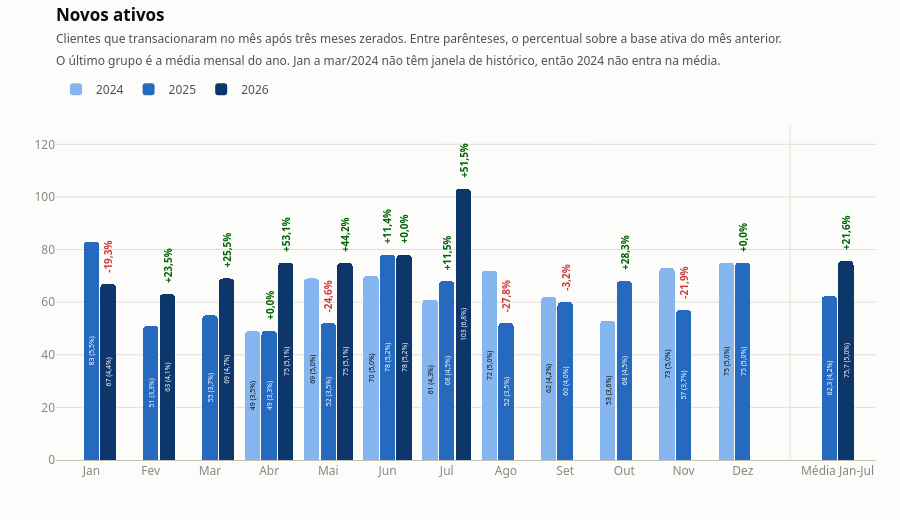

The cell this chart's notebook holds for it:
### Markdown cell above
### 4.2 Novos ativos

### Code cell
# -----------------------------------------------------------------------------
# 4.2 Novos ativos
# -----------------------------------------------------------------------------
# Dentro da coluna: o total do mes e, entre parenteses, o indicador dividido pela
# base ativa do mes ANTERIOR. O ultimo grupo traz a MEDIA mensal do ano ate o
# ultimo mes fechado do ano mais recente - por ser media, fica na mesma escala
# das colunas mensais e o grafico mantem um unico eixo.
# Jan a mar/2024 nao tem os 3 meses de historico que a regra exige e ficam
# fora do grafico; por isso a media de 2024 tambem nao e calculada.

matriz_novos_ativos = matriz_ano_mes(df, "flag_novo_ativo", desde=df["periodo"].min() + 3)
taxa_novos_ativos = matriz_taxa(matriz_novos_ativos, BASE_MENSAL)
media_novos_ativos, media_taxa_novos_ativos, janela_novos_ativos = media_ytd(matriz_novos_ativos, BASE_MENSAL)
rotulo_novos_ativos = f"Média Jan-{MESES_PT[janela_novos_ativos[-1] - 1]}"

fig_novos_ativos = grafico_colunas_ano(
    matriz_novos_ativos, paleta="azul",
    titulo="Novos ativos",
    subtitulo="Clientes que transacionaram no mês após três meses zerados. Entre parênteses, o percentual sobre a base ativa do mês anterior.<br>O último grupo é a média mensal do ano. Jan a mar/2024 não têm janela de histórico, então 2024 não entra na média.",
    taxa=taxa_novos_ativos, ytd=media_novos_ativos, ytd_taxa=media_taxa_novos_ativos,
    rotulo_ytd=rotulo_novos_ativos, alta_e_boa=True)

print("Novos ativos por ano e mês:")
print(tabela_apoio(matriz_novos_ativos, media_novos_ativos, taxa_novos_ativos, media_taxa_novos_ativos,
                   rotulo_ytd=rotulo_novos_ativos))

fig_novos_ativos

### Figure 1 — Plotly figure (JSON) as saved in the notebook; plotly's stock layout.template omitted (floating-point values rounded to 4 significant figures)
{"data": [{"cliponaxis": false, "customdata": [["Jan", 2024], ["Fev", 2024], ["Mar", 2024], ["Abr", 2024], ["Mai", 2024], ["Jun", 2024], ["Jul", 2024], ["Ago", 2024], ["Set", 2024], ["Out", 2024], ["Nov", 2024], ["Dez", 2024]], "hovertemplate": "<b>%{customdata[0]}/%{customdata[1]}</b><br>%{y:,.0f}<extra></extra>", "insidetextanchor": "middle", "marker": {"color": "#86b6ef", "cornerradius": 4, "line": {"width": 0}}, "name": "2024", "text": ["", "", "", "49 (3,5%)", "69 (5,0%)", "70 (5,0%)", "61 (4,3%)", "72 (5,0%)", "62 (4,2%)", "53 (3,6%)", "73 (5,0%)", "75 (5,0%)"], "textangle": -90, "textfont": {"color": "#0b0b0b", "size": 11}, "textposition": "inside", "type": "bar", "width": 0.26, "x": [-0.28, 0.72, 1.72, 2.72, 3.72, 4.72, 5.72, 6.72, 7.72, 8.72, 9.72, 10.72], "y": [NaN, NaN, NaN, 49.0, 69.0, 70.0, 61.0, 72.0, 62.0, 53.0, 73.0, 75.0]}, {"cliponaxis": false, "customdata": [["Jan", 2025], ["Fev", 2025], ["Mar", 2025], ["Abr", 2025], ["Mai", 2025], ["Jun", 2025], ["Jul", 2025], ["Ago", 2025], ["Set", 2025], ["Out", 2025], ["Nov", 2025], ["Dez", 2025]], "hovertemplate": "<b>%{customdata[0]}/%{customdata[1]}</b><br>%{y:,.0f}<extra></extra>", "insidetextanchor": "middle", "marker": {"color": "#256abf", "cornerradius": 4, "line": {"width": 0}}, "name": "2025", "text": ["83 (5,5%)", "51 (3,3%)", "55 (3,7%)", "49 (3,3%)", "52 (3,5%)", "78 (5,2%)", "68 (4,5%)", "52 (3,5%)", "60 (4,0%)", "68 (4,5%)", "57 (3,7%)", "75 (5,0%)"], "textangle": -90, "textfont": {"color": "#ffffff", "size": 11}, "textposition": "inside", "type": "bar", "width": 0.26, "x": [0, 1, 2, 3, 4, 5, 6, 7, 8, 9, 10, 11], "y": [83.0, 51.0, 55.0, 49.0, 52.0, 78.0, 68.0, 52.0, 60.0, 68.0, 57.0, 75.0]}, {"cliponaxis": false, "hovertemplate": "<b>Média Jan-Jul 2025</b><br>%{y:,.1f}<extra></extra>", "insidetextanchor": "middle", "marker": {"color": "#256abf", "cornerradius": 4, "line": {"width": 0}}, "name": "2025", "showlegend": false, "text": ["62,3 (4,2%)"], "textangle": -90, "textfont": {"color": "#ffffff", "size": 11}, "textposition": "inside", "type": "bar", "width": 0.26, "x": [12.46], "y": [62.29]}, {"cliponaxis": false, "customdata": [["Jan", 2026], ["Fev", 2026], ["Mar", 2026], ["Abr", 2026], ["Mai", 2026], ["Jun", 2026], ["Jul", 2026], ["Ago", 2026], ["Set", 2026], ["Out", 2026], ["Nov", 2026], ["Dez", 2026]], "hovertemplate": "<b>%{customdata[0]}/%{customdata[1]}</b><br>%{y:,.0f}<extra></extra>", "insidetextanchor": "middle", "marker": {"color": "#0d366b", "cornerradius": 4, "line": {"width": 0}}, "name": "2026", "text": ["67 (4,4%)", "63 (4,1%)", "69 (4,7%)", "75 (5,1%)", "75 (5,1%)", "78 (5,2%)", "103 (6,8%)", "", "", "", "", ""], "textangle": -90, "textfont": {"color": "#ffffff", "size": 11}, "textposition": "inside", "type": "bar", "width": 0.26, "x": [0.28, 1.28, 2.28, 3.28, 4.28, 5.28, 6.28, 7.28, 8.28, 9.28, 10.28, 11.28], "y": [67.0, 63.0, 69.0, 75.0, 75.0, 78.0, 103.0, NaN, NaN, NaN, NaN, NaN]}, {"cliponaxis": false, "hovertemplate": "<b>Média Jan-Jul 2026</b><br>%{y:,.1f}<extra></extra>", "insidetextanchor": "middle", "marker": {"color": "#0d366b", "cornerradius": 4, "line": {"width": 0}}, "name": "2026", "showlegend": false, "text": ["75,7 (5,0%)"], "textangle": -90, "textfont": {"color": "#ffffff", "size": 11}, "textposition": "inside", "type": "bar", "width": 0.26, "x": [12.74], "y": [75.71]}], "layout": {"annotations": [{"font": {"color": "#006300", "size": 10}, "showarrow": false, "text": "<b>+0,0%</b>", "textangle": -90, "x": 3, "xanchor": "center", "y": 49, "yanchor": "bottom", "yshift": 9}, {"font": {"color": "#d03b3b", "size": 10}, "showarrow": false, "text": "<b>-24,6%</b>", "textangle": -90, "x": 4, "xanchor": "center", "y": 52, "yanchor": "bottom", "yshift": 9}, {"font": {"color": "#006300", "size": 10}, "showarrow": false, "text": "<b>+11,4%</b>", "textangle": -90, "x": 5, "xanchor": "center", "y": 78, "yanchor": "bottom", "yshift": 9}, {"font": {"color": "#006300", "size": 10}, "showarrow": false, "text": "<b>+11,5%</b>", "textangle": -90, "x": 6, "xanchor": "center", "y": 68, "yanchor": "bottom", "yshift": 9}, {"font": {"color": "#d03b3b", "size": 10}, "showarrow": false, "text": "<b>-27,8%</b>", "textangle": -90, "x": 7, "xanchor": "center", "y": 52, "yanchor": "bottom", "yshift": 9}, {"font": {"color": "#d03b3b", "size": 10}, "showarrow": false, "text": "<b>-3,2%</b>", "textangle": -90, "x": 8, "xanchor": "center", "y": 60, "yanchor": "bottom", "yshift": 9}, {"font": {"color": "#006300", "size": 10}, "showarrow": false, "text": "<b>+28,3%</b>", "textangle": -90, "x": 9, "xanchor": "center", "y": 68, "yanchor": "bottom", "yshift": 9}, {"font": {"color": "#d03b3b", "size": 10}, "showarrow": false, "text": "<b>-21,9%</b>", "textangle": -90, "x": 10, "xanchor": "center", "y": 57, "yanchor": "bottom", "yshift": 9}, {"font": {"color": "#006300", "size": 10}, "showarrow": false, "text": "<b>+0,0%</b>", "textangle": -90, "x": 11, "xanchor": "center", "y": 75, "yanchor": "bottom", "yshift": 9}, {"font": {"color": "#d03b3b", "size": 10}, "showarrow": false, "text": "<b>-19,3%</b>", "textangle": -90, "x": 0.28, "xanchor": "center", "y": 67, "yanchor": "bottom", "yshift": 9}, {"font": {"color": "#006300", "size": 10}, "showarrow": false, "text": "<b>+23,5%</b>", "textangle": -90, "x": 1.28, "xanchor": "center", "y": 63, "yanchor": "bottom", "yshift": 9}, {"font": {"color": "#006300", "size": 10}, "showarrow": false, "text": "<b>+25,5%</b>", "textangle": -90, "x": 2.28, "xanchor": "center", "y": 69, "yanchor": "bottom", "yshift": 9}, {"font": {"color": "#006300", "size": 10}, "showarrow": false, "text": "<b>+53,1%</b>", "textangle": -90, "x": 3.28, "xanchor": "center", "y": 75, "yanchor": "bottom", "yshift": 9}, {"font": {"color": "#006300", "size": 10}, "showarrow": false, "text": "<b>+44,2%</b>", "textangle": -90, "x": 4.28, "xanchor": "center", "y": 75, "yanchor": "bottom", "yshift": 9}, {"font": {"color": "#006300", "size": 10}, "showarrow": false, "text": "<b>+0,0%</b>", "textangle": -90, "x": 5.28, "xanchor": "center", "y": 78, "yanchor": "bottom", "yshift": 9}, {"font": {"color": "#006300", "size": 10}, "showarrow": false, "text": "<b>+51,5%</b>", "textangle": -90, "x": 6.28, "xanchor": "center", "y": 103, "yanchor": "bottom", "yshift": 9}, {"font": {"color": "#006300", "size": 10}, "showarrow": false, "text": "<b>+21,6%</b>", "textangle": -90, "x": 12.74, "xanchor": "center", "y": 75.71, "yanchor": "bottom", "yshift": 9}], "bargap": 0, "barmode": "overlay", "font": {"color": "#52514e", "family": "system-ui, -apple-system, \"Segoe UI\", sans-serif", "size": 12}, "height": 520, "hoverlabel": {"bgcolor": "#fcfcfb", "bordercolor": "#c3c2b7", "font": {"color": "#0b0b0b"}}, "legend": {"font": {"color": "#52514e"}, "orientation": "h", "title": {"text": ""}, "x": 0, "xanchor": "left", "y": 1.06, "yanchor": "bottom"}, "margin": {"b": 60, "l": 56, "r": 24, "t": 124}, "paper_bgcolor": "#fcfcfb", "plot_bgcolor": "#fcfcfb", "separators": ",.", "shapes": [{"line": {"color": "#e1e0d9", "width": 1}, "type": "line", "x0": 11.8, "x1": 11.8, "xref": "x", "y0": 0, "y1": 1, "yref": "y domain"}], "title": {"font": {"color": "#0b0b0b", "size": 17}, "text": "<b>Novos ativos</b><br><span style='font-size:12px;color:#52514e'>Clientes que transacionaram no mês após três meses zerados. Entre parênteses, o percentual sobre a base ativa do mês anterior.<br>O último grupo é a média mensal do ano. Jan a mar/2024 não têm janela de histórico, então 2024 não entra na média.</span>", "x": 0, "xref": "paper", "y": 0.96}, "xaxis": {"linecolor": "#c3c2b7", "range": [-0.6, 13.25], "showgrid": false, "tickfont": {"color": "#898781"}, "tickmode": "array", "ticktext": ["Jan", "Fev", "Mar", "Abr", "Mai", "Jun", "Jul", "Ago", "Set", "Out", "Nov", "Dez", "Média Jan-Jul"], "tickvals": [0, 1, 2, 3, 4, 5, 6, 7, 8, 9, 10, 11, 12.6], "zeroline": false}, "yaxis": {"gridcolor": "#e1e0d9", "range": [0, 127.7], "showline": false, "tickfont": {"color": "#898781"}, "tickformat": ",", "title": {}, "zeroline": false}}}
